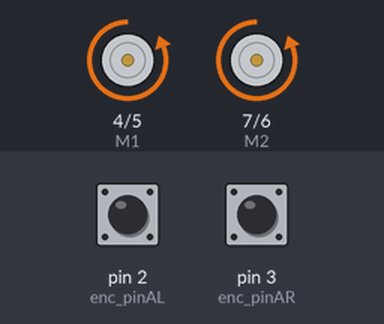
Bench run of a sketch on a simulated Arduino Uno, built with avr-gcc and run on an emulated ATmega328P. Shown: direction and speed pins drawn as motors (green arrow = direction pin HIGH = forward, orange = LOW = backward, longer = more drive). The test bench sets the inputs (shaded band); at power-on: pin 2 (enc_pinAL) HIGH, pin 3 (enc_pinAR) HIGH.

Above: at 0.3 s.
Timing chart, 0 to 5.9 s (numbered marks = the images above):
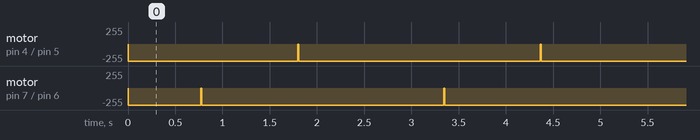

The sketch:

Encoder.ino
```cpp
int encl,encr;  //  encl left, encr right

const int E1 = 5; // right speed control
const int E2 = 6; // left speed control
const int M1 = 4; // right direction control
const int M2 = 7; // left direction control

const int enc_pinAR = 3;  // pin interrupt = 0
const int enc_pinAL = 2;  // pint interrupt = 1

const double dist = 200; // target distance move in cm
const double wheel_d = 4.2; // wheel diameter in cm
const double wheel_c = 3.14 * wheel_d; // wheel circumference in cm
const int oneRevTicks = 12; // in one rev 12 ticks encoder
const int motor_error = 5;

void setup() {
  Serial.begin(9600);
  pinMode(enc_pinAR, INPUT_PULLUP);
  pinMode(enc_pinAL, INPUT_PULLUP);
  pinMode(E1, OUTPUT);
  pinMode(E2, OUTPUT);
  pinMode(M1, OUTPUT);
  pinMode(M2, OUTPUT);

  attachInterrupt(digitalPinToInterrupt(enc_pinAR), countEncR, CHANGE);
  attachInterrupt(digitalPinToInterrupt(enc_pinAL), countEncL, CHANGE);

  moveTopose(dist, 127);
}

void loop() {
  // put your main code here, to run repeatedly:

}

void moveTopose(double targetDist, int speedpwm)
{
  int vR = speedpwm;
  int vL = speedpwm;

  encl = 0;
  encr = 0;

  int tmp_encl = encl;
  int tmp_encr = encr;

  int prev_encl = tmp_encl;
  int prev_encr = tmp_encr;

  int diff_encl = tmp_encl - prev_encl;
  int diff_encr = tmp_encr - prev_encr;

  double wheel_rev = targetDist / wheel_c;
  int targetTicks = wheel_rev * oneRevTicks;

  while ((encl < targetTicks)&& (encr < targetTicks))
  {
    moveForward(vR, vL);

    tmp_encl = encl;
    tmp_encr = encr;

    diff_encl = tmp_encl - prev_encl;
    diff_encr = tmp_encr - prev_encr;

    if(diff_encl > diff_encr)
    {
      vL -= motor_error;
      vR += motor_error;
    } else {
      vL += motor_error;
      vR -= motor_error;
    }

    prev_encl = tmp_encl;
    prev_encr = tmp_encr;
  }

  stopMoving();
}

void moveForward(int Vr, int Vl)
{
  digitalWrite(E1, Vr);
  digitalWrite(E2, Vl);
  analogWrite(M1, LOW);
  analogWrite(M2, LOW);
  delay(10);
}

void stopMoving()
{
  digitalWrite(E1, 0);
  digitalWrite(E2, 0);
  analogWrite(M1, LOW);
  analogWrite(M2, LOW);
  delay(10);
}

void countEncR()
{
  encr++;
}

void countEncL()
{
  encl++;
}
```

Measured:
- by itself, motor on pin 4 (M1) / pin 5 (E1), motor on pin 7 (M2) / pin 6 (E2): repeats every 2.6 s: stopped 0.01 s, backward 255/255 2.6 s
